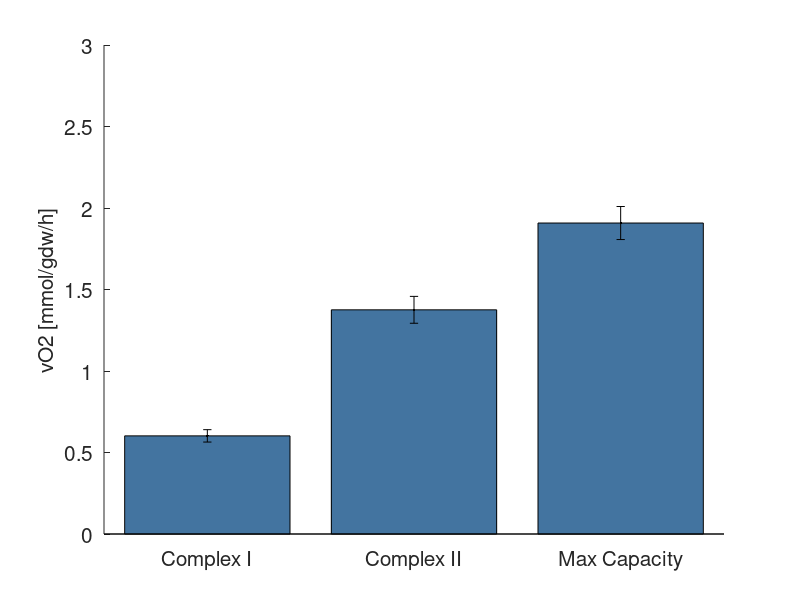

Recreate this plot in MATLAB.
close all
hold all

factor = 5 * 60*60 * 10^-12 * 10^3 * 10^3; %per hour per gdw 

data = factor*[
    33.45	2.11
    76.41	4.58
    105.99	5.63
    ];

exMap = [67 116 160
         80 137 188
         91 155 213
         151 185 224
         190 209 234]/255;

hold all     
bar(data(:,1), 'FaceColor', exMap(1,:))
errorbar(1:3,data(:,1), data(:,2),'k.')
set(gca, 'XTick', [1 2 3])
set(gca, 'XTickLabel', {'Complex I', 'Complex II', 'Max Capacity'})
ylabel('vO2 [mmol/gdw/h]')
ylim([0, 3])
xtickangle(45)
set(findall(gcf,'-property','FontSize'),'FontSize',15)